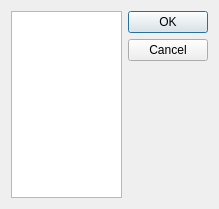
<?xml version="1.0" encoding="UTF-8"?>
<ui version="4.0">
 <class>wf_palette_design_dialog</class>
 <widget class="QDialog" name="wf_palette_design_dialog">
  <property name="geometry">
   <rect>
    <x>0</x>
    <y>0</y>
    <width>219</width>
    <height>209</height>
   </rect>
  </property>
  <property name="windowTitle">
   <string>Palette Designer</string>
  </property>
  <layout class="QHBoxLayout" name="horizontalLayout">
   <item>
    <widget class="QTableWidget" name="colour_table_widget">
     <property name="contextMenuPolicy">
      <enum>Qt::ContextMenuPolicy::CustomContextMenu</enum>
     </property>
     <property name="toolTip">
      <string>&lt;html&gt;&lt;head/&gt;&lt;body&gt;&lt;p&gt;Double click a color to edit it.&lt;/p&gt;&lt;p&gt;Right click to insert or delete colors.&lt;/p&gt;&lt;p&gt;Colors at the top represent weak signals&lt;/p&gt;&lt;p&gt;and colors at the bottom represent strong&lt;/p&gt;&lt;p&gt;signals. You can have up to 256 colors.&lt;/p&gt;&lt;/body&gt;&lt;/html&gt;</string>
     </property>
     <property name="selectionMode">
      <enum>QAbstractItemView::SelectionMode::NoSelection</enum>
     </property>
     <property name="columnCount">
      <number>1</number>
     </property>
     <attribute name="horizontalHeaderVisible">
      <bool>false</bool>
     </attribute>
     <attribute name="horizontalHeaderStretchLastSection">
      <bool>true</bool>
     </attribute>
     <column/>
    </widget>
   </item>
   <item>
    <widget class="QDialogButtonBox" name="button_box">
     <property name="orientation">
      <enum>Qt::Orientation::Vertical</enum>
     </property>
     <property name="standardButtons">
      <set>QDialogButtonBox::StandardButton::Cancel|QDialogButtonBox::StandardButton::Ok</set>
     </property>
    </widget>
   </item>
  </layout>
 </widget>
 <resources/>
 <connections>
  <connection>
   <sender>button_box</sender>
   <signal>accepted()</signal>
   <receiver>wf_palette_design_dialog</receiver>
   <slot>accept()</slot>
   <hints>
    <hint type="sourcelabel">
     <x>248</x>
     <y>254</y>
    </hint>
    <hint type="destinationlabel">
     <x>157</x>
     <y>274</y>
    </hint>
   </hints>
  </connection>
  <connection>
   <sender>button_box</sender>
   <signal>rejected()</signal>
   <receiver>wf_palette_design_dialog</receiver>
   <slot>reject()</slot>
   <hints>
    <hint type="sourcelabel">
     <x>316</x>
     <y>260</y>
    </hint>
    <hint type="destinationlabel">
     <x>286</x>
     <y>274</y>
    </hint>
   </hints>
  </connection>
 </connections>
</ui>
